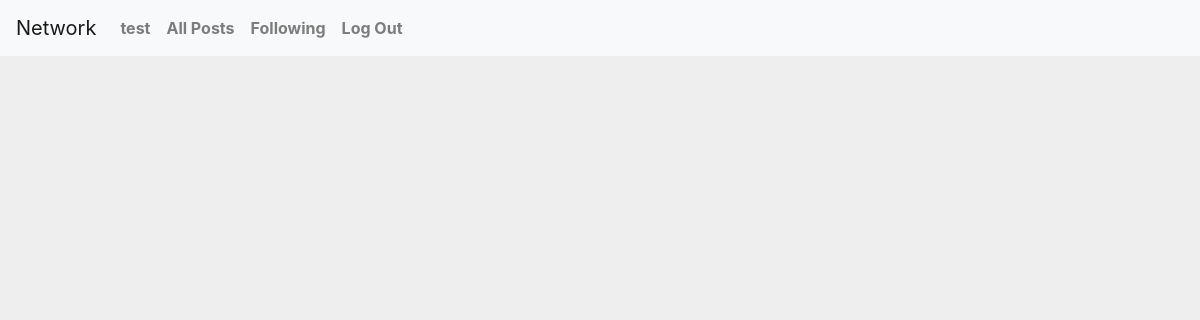
The page /demo/ (signed in) on the database as committed earlier.
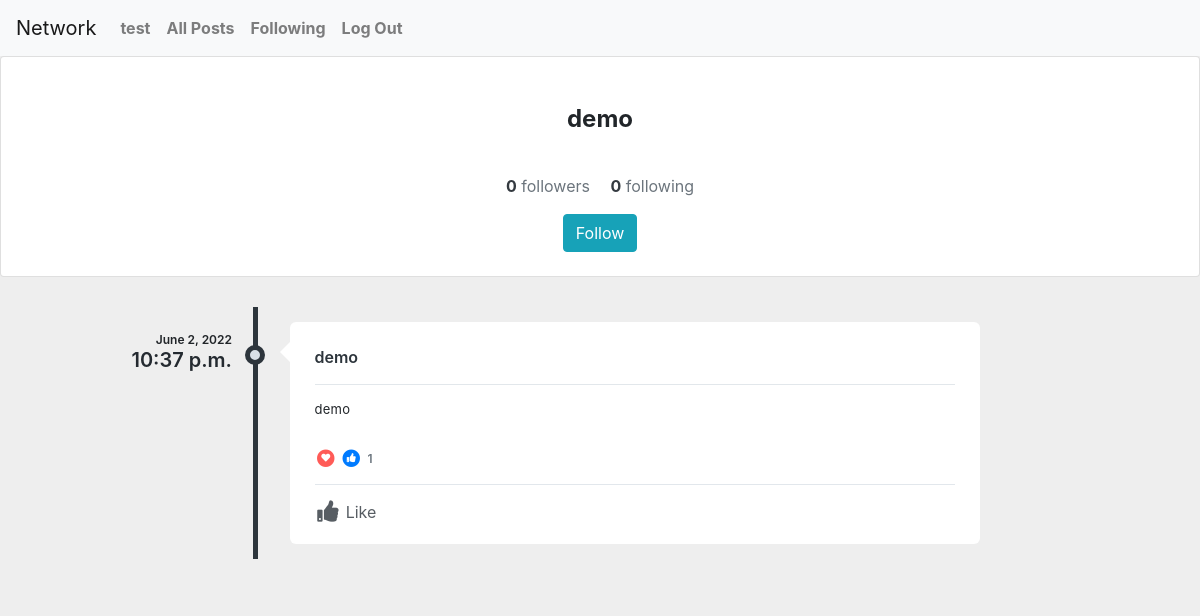
The same page on the database as committed later.
### network/models.py (models this page shows, shortened)
class User(AbstractUser):
    pass

class Posts(models.Model):
    person = models.ForeignKey(User, on_delete=models.CASCADE)
    post = models.CharField(max_length=280)
    timestamp = models.DateTimeField(auto_now_add=True)
    likes = models.ManyToManyField(User, related_name= 'likes')
    def likes_as_flat_user_id_list(self):
        return self.likes.values_list('id', flat=True)

### network/views.py (the view)
# urls.py: path("<str:person_url>/", views.username, name="username"),
def username(request, person_url):
    if request.method == "GET":
        person = User.objects.filter(username = person_url)
        posts = Posts.objects.filter(person__username = person_url).order_by('-id')
        if Following.objects.filter(person__username = person_url).exists():
            following = Following.objects.filter(person__username = person_url ).values("following")
            for first in following:
                if first["following"] == None:
                    following = 0
                    break
                else:
                    following = Following.objects.filter(person__username = person_url ).values("following").count()
                    break
        else:
            following = 0
        if Following.objects.filter(following__username = person_url).exists():
            followers = Following.objects.filter(following__username = person_url).count()
        else:
            followers = 0
        userisfollowing = False
        if Following.objects.filter(person = request.user.id).exists():
            if Following.objects.filter(person = request.user.id, following__username = person_url).exists():
                userisfollowing = True
        return render(request, "network/userprofile.html", {"persons": person, "posts": posts, "followers": followers, "following":following, "userisfollowing": userisfollowing})

### network/templates/network/userprofile.html (shortened to what the changed rows need)
{% extends "network/layout.html" %}
{% load static %}
{% block body %}
<link href="https://cdnjs.cloudflare.com/ajax/libs/font-awesome/5.11.2/css/all.min.css" rel="stylesheet">
<main>
{% for person in persons %}
        <div class="card social-prof">
            <div class="container">
    <div class="text-center py-4">
      <div class="col-md-8 col-lg-6 col-xl-5 p-0 mx-auto">
        <h4 class="font-weight-bold my-4 justify-content-center  align-items-center">{{person.username}}</h4>
         <div class="container">
    <div class="d-flex  justify-content-center align-items-center py-3">
      <div>
        <a href="#" class="d-inline-block text-dark">
          <strong>{{followers}}</strong>
          <span class="text-muted">followers</span>
        </a>
        <a href="#" class="d-inline-block text-dark ml-3">
           {% if following == None %}
           <strong>0</strong>
            {% else %}
          <strong>{{following}}</strong>
           {% endif %}
          <span class="text-muted">following</span>
        </a>
      </div>
    </div>
  </div>
        </div>
{% if user.username == person.username  %}
{% else %}
{% if userisfollowing == True %}
<form action="{% url 'unfollow' person.username %}" method="post">
   {% csrf_token %}
<button type="submit" class="btn btn-info">Unfollow</button>
</form>
{% else %}
<form action="{% url 'follow' person.username %}" method="post">
<button type="submit" class="btn btn-info">Follow</button>
</form>
{% endif %}
{% endif %}
    </div>
  </div>
 </div>
 {% endfor %}
               <div class="profile-content">
               <div class="tab-content p-0">
                  <div class="tab-pane fade active show" id="profile-post">
                     <ul class="timeline">
                         {% for post in posts %}
                        <li>
                           <div class="timeline-time">
                              <span class="date">{{post.timestamp.date}}</span>
                              <span class="time">{{post.timestamp.time}}</span>
                           </div>
                           <div class="timeline-icon">
                              <a href="javascript:;">&nbsp;</a>
                           </div>
                           <div class="timeline-body">
                              <div class="timeline-header">
                                 <span class="username"><a href="javascript:;">{{post.person}}</a> <small></small></span>
                              </div>
                              <div class="timeline-content">
                                 <p data-id= "{{post.pk}}">
                                   {{post.post}}
                                 </p>
                              </div>
                              <div class="timeline-likes">
                                 <div class="stats">
                                    <span class="fa-stack fa-fw stats-icon">
                                    <i class="fa fa-circle fa-stack-2x text-danger"></i>
                                    <i class="fa fa-heart fa-stack-1x fa-inverse t-plus-1"></i>
                                    </span>
                                    <span class="fa-stack fa-fw stats-icon">
                                    <i class="fa fa-circle fa-stack-2x text-primary"></i>
                                    <i class="fa fa-thumbs-up fa-stack-1x fa-inverse"></i>
                                    </span>
                                    <span data-id= "{{post.pk}}6" class="stats-total">{{post.likes.count }} </span>
                                 </div>
                              </div>
                              <div class="timeline-footer">
                                 {% if request.user.id in post.likes_as_flat_user_id_list %}
                                 <a href="javascript:;" onclick="updatelike('{{post.pk}}')" data-id="{{post.pk}}7" class="alreadyliked m-r-15 text-inverse-lighter"><i class="fa fa-thumbs-up fa-fw fa-lg m-r-3"></i> Like</a>
                                 {% else %}
                                 <a href="javascript:;" onclick="updatelike('{{post.pk}}')" data-id="{{post.pk}}7" class="m-r-15 text-inverse-lighter"><i class="fa fa-thumbs-up fa-fw fa-lg m-r-3"></i> Like</a>
                                 {% endif %}
                              </div>
                           </div>
                           </li>
                           {% endfor%}
                        </ul>
</main>
{% endblock %}

Rows that differ between the two databases and show on the page:
added User: username "demo", followers "0", following "0", shows "Follow"
added Posts: timestamp "June 2, 2022", timestamp.time "10:37 p.m.", person "demo", post "demo", likes.count "1"
